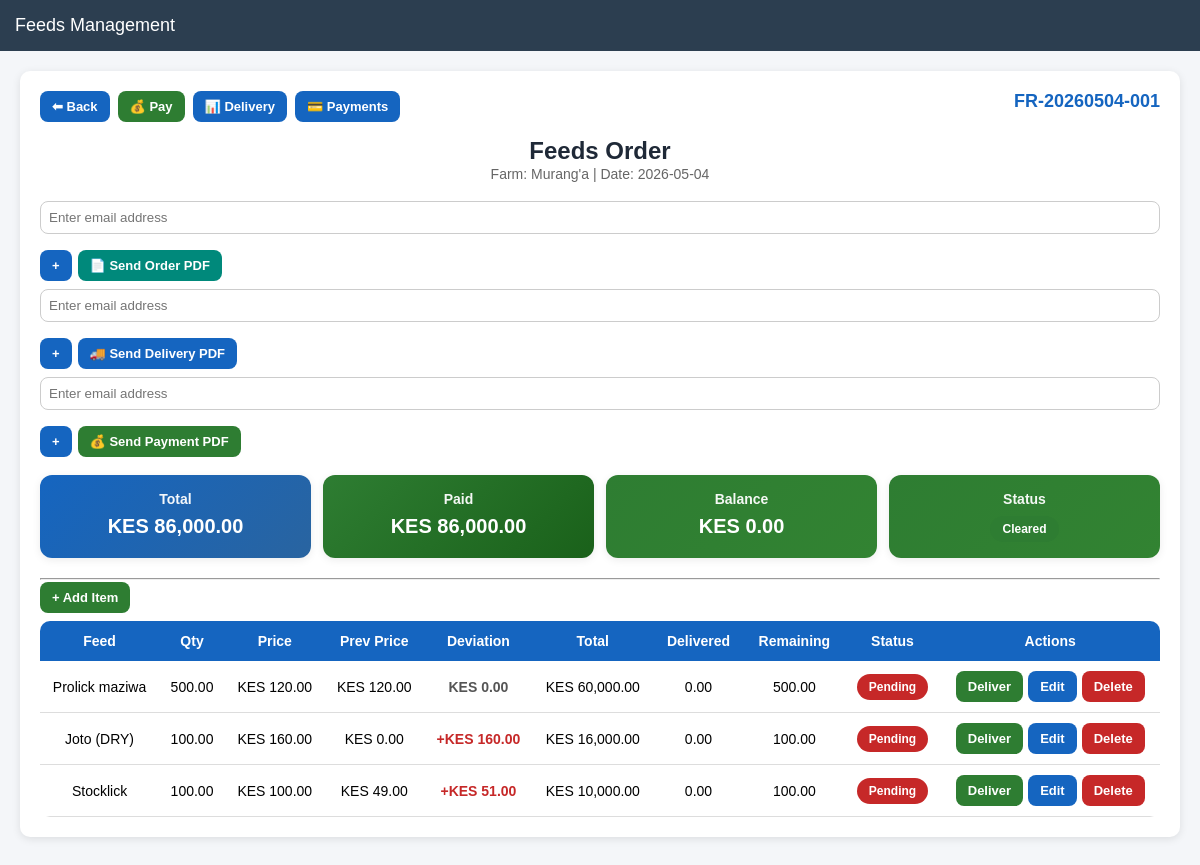
The app's page /feeds_v2/view/8 (signed in) with its own data.
### models.py (models this page shows, shortened)
class FeedsOrderV2(db.Model):
    __tablename__ = "feeds_order_v2"
    id = db.Column(db.Integer, primary_key=True)
    order_ref = db.Column(db.String(50), unique=True, nullable=False)
    date_ordered = db.Column(db.Date, nullable=False)
    farm_id = db.Column(db.Integer, db.ForeignKey('farm.id'), nullable=False)
    farm = db.relationship("Farm", backref="feeds_orders")
    items = db.relationship("FeedsOrderItemV2", backref="order", cascade="all, delete-orphan")
    deliveries = db.relationship("FeedsDeliveryV2", backref="order", cascade="all, delete-orphan")
    payments = db.relationship("PaymentV2", backref="order", cascade="all, delete-orphan")

class Farm(db.Model):
    id = db.Column(db.Integer, primary_key=True)
    name = db.Column(db.String(100), unique=True, nullable=False)
    feeds = db.relationship("FeedsRegistry", backref="farm", lazy=True)

class FeedsOrderItemV2(db.Model):
    __tablename__ = "feeds_order_item_v2"
    id = db.Column(db.Integer, primary_key=True)
    order_id = db.Column(db.Integer, db.ForeignKey('feeds_order_v2.id'))
    feed_name = db.Column(db.String(100), nullable=False)
    quantity = db.Column(db.Numeric(10,2))  # total kg
    price_per_unit = db.Column(db.Numeric(10,2))
    total_cost = db.Column(db.Numeric(10,2))

### app.py (the view)
@app.route("/feeds_v2/view/<int:id>")
@login_required
@role_required("admin", "finance")
def view_order(id):
    order = FeedsOrderV2.query.get_or_404(id)
    summary = build_order_summary(order)
    items = []
    for item in order.items:
        delivered, remaining, status, color = calc_item_delivery(item)
        clean_name = (item.feed_name or "").strip().lower()
        latest_record = FeedsRegistry.query.filter(
            func.lower(func.trim(FeedsRegistry.FeedName)) == clean_name
        ).order_by(FeedsRegistry.id.desc()).first()
        prev_price = float(latest_record.Price) if latest_record and latest_record.Price else 0
        current_price = float(item.price_per_unit or 0)
        items.append({
            "item": item,
            "delivered": delivered,
            "remaining": remaining,
            "status": status,
            "color": color,
            "prev_price": round(prev_price, 2),
            "price_diff": round(current_price - prev_price, 2)
        })
    return render_template(
        "v2/view_order.html",
        items=items,
        **summary
    )

### app.py (called while the page is built)
@app.before_request
def require_login():
    if request.endpoint is None:
        return
    allowed = [
        "login",
        "forgot",
        "verify_otp",
        "reset_password",
        "logout",
        "static"
    ]
    if request.endpoint.startswith("static"):
        return
    if not session.get("logged_in") and request.endpoint not in allowed:
        return redirect(url_for("login"))

def login_required(f):
    @wraps(f)
    def wrapper(*args, **kwargs):
        if not session.get("logged_in"):
            return redirect(url_for("login"))
        return f(*args, **kwargs)
    return wrapper

def role_required(*roles):
    def decorator(f):
        @wraps(f)
        def wrapper(*args, **kwargs):
            if not session.get("logged_in"):
                return redirect(url_for("login"))
            user_role = session.get("role")
            if user_role not in roles:
                flash(
                    "Access denied. You are not authorized.",
                    "error"
                )
                return redirect(url_for("access_denied"))
            return f(*args, **kwargs)
        return wrapper
    return decorator

def calc_item_delivery(item):
    delivered = sum(
        float(d.quantity_delivered or 0)
        for d in item.order.deliveries
        if d.item_id == item.id
    )
    ordered = float(item.quantity or 0)
    remaining = ordered - delivered
    if delivered == 0:
        status = "Pending"
        color = "red"
    elif remaining > 0:
        status = "Partial"
        color = "orange"
    else:
        status = "Full"
        color = "green"
    return delivered, remaining, status, color

### templates/v2/view_order.html (shortened to what this page needs)
{% extends "v2/base.html" %}
{% block content %}
<div class="card">
<div class="top-bar">
    <div class="top-left">
        <a href="/feeds_v2/orders" class="btn btn-blue">
            ⬅ Back
        </a>
        <a href="/feeds_v2/payment/{{ order.id }}"
           class="btn btn-green">
            💰 Pay
        </a>
        <a href="/feeds_v2/delivery_report?order_id={{ order.id }}"
           class="btn btn-blue">
            📊 Delivery
        </a>
        <a href="/feeds_v2/payment_report?order_id={{ order.id }}"
           class="btn btn-blue">
            💳 Payments
        </a>
    </div>
    <div class="order-ref">
        {{ order.order_ref }}
    </div>
</div>
<div class="order-title">
    <h2>Feeds Order</h2>
    <small>
        Farm: {{ order.farm.name }}
        |
        Date: {{ order.date_ordered }}
    </small>
</div>
<form method="get"
      action="/send_report/feeds_order_detail">
    <div class="email-box">
        <input type="email"
               name="emails"
               placeholder="Enter email address">
        <button type="button"
                onclick="addEmailField(this)"
                class="btn btn-blue">
            +
        </button>
        <button class="btn btn-send">
            📄 Send Order PDF
        </button>
    </div>
</form>
<form method="get"
      action="/send_report/feeds_delivery">
    <div class="email-box">
        <input type="email"
               name="emails"
               placeholder="Enter email address">
        <button type="button"
                onclick="addEmailField(this)"
                class="btn btn-blue">
            +
        </button>
        <button class="btn btn-blue">
            🚚 Send Delivery PDF
        </button>
    </div>
</form>
<form method="get"
      action="/send_report/feeds_payments">
    <div class="email-box">
        <input type="email"
               name="emails"
               placeholder="Enter email address">
        <button type="button"
                onclick="addEmailField(this)"
                class="btn btn-blue">
            +
        </button>
        <button class="btn btn-green">
            💰 Send Payment PDF
        </button>
    </div>
</form>
<br>
<div class="summary">
    <div class="summary-box summary-total">
        <b>Total</b>
        <div class="value">
            KES {{ "{:,.2f}".format(total or 0) }}
        </div>
    </div>
    <div class="summary-box summary-paid">
        <b>Paid</b>
        <div class="value">
            KES {{ "{:,.2f}".format(paid or 0) }}
        </div>
    </div>
    <div class="summary-box
        {% if balance > 0 %}
            summary-debt
        {% else %}
            summary-cleared
        {% endif %}
    ">
        <b>Balance</b>
        <div class="value">
            KES {{ "{:,.2f}".format(balance or 0) }}
        </div>
    </div>
<div class="summary-box
    {% if balance > 0 %}
        summary-debt
    {% else %}
        summary-cleared
    {% endif %}
">
    <b>Status</b>
    <div class="value">
        {% if balance > 0 %}
            <span class="badge red">
                Debt
            </span>
        {% else %}
            <span class="badge green">
                Cleared
            </span>
        {% endif %}
    </div>
</div>
</div>
<hr>
<div style="margin-bottom:15px;">
    <a href="/feeds_v2/item/add/{{ order.id }}"
       class="btn btn-green">
        + Add Item
    </a>
</div>
<div class="table-container">
<table>
<tr>
    <th>Feed</th>
    <th>Qty</th>
    <th>Price</th>
    <th>Prev Price</th>
    <th>Deviation</th>
    <th>Total</th>
    <th>Delivered</th>
    <th>Remaining</th>
    <th>Status</th>
    <th>Actions</th>
</tr>
{% for i in items %}
<tr>
<td>{{ i.item.feed_name }}</td>
<td>
    {{ "{:,.2f}".format(i.item.quantity or 0) }}
</td>
<td>
    KES {{ "{:,.2f}".format(i.item.price_per_unit or 0) }}
</td>
<td>
    KES {{ "{:,.2f}".format(i.prev_price or 0) }}
</td>
<td>
{% if i.price_diff > 0 %}
    <span class="price-up">
        +KES {{ "{:,.2f}".format(i.price_diff or 0) }}
    </span>
{% elif i.price_diff < 0 %}
    <span class="price-down">
        -KES {{ "{:,.2f}".format((i.price_diff | abs) or 0) }}
    </span>
{% else %}
    <span class="price-same">
        KES 0.00
    </span>
{% endif %}
</td>
<td>
    KES {{ "{:,.2f}".format(i.item.total_cost or 0) }}
</td>
<td>
    {{ "{:,.2f}".format(i.delivered or 0) }}
</td>
<td>
    {{ "{:,.2f}".format(i.remaining or 0) }}
</td>
<td>
    <span class="badge {{ i.color }}">
        {{ i.status }}
    </span>
</td>
<td>
<div class="actions">
    <a href="/feeds_v2/delivery/{{ order.id }}?item_id={{ i.item.id }}"
       class="btn btn-green">
        Deliver
    </a>
    <a href="/feeds_v2/item/edit/{{ i.item.id }}"
       class="btn btn-blue">
        Edit
    </a>
    <form method="post"
          action="/feeds_v2/item/delete/{{ i.item.id }}"
          onsubmit="return confirm('Delete this item?')">
        <button class="btn btn-red">
            Delete
        </button>
    </form>
</div>
</td>
</tr>
{% endfor %}
</table>
</div>
</div>
{% endblock %}

### templates/v2/base.html (style rules this page uses)
body { font-family: Arial; background: #f4f6f9; margin: 0; }
.card { background: white; padding: 20px; border-radius: 10px; margin-bottom: 20px; box-shadow: 0 2px 8px rgba(0,0,0,0.1); }
table { width: 100%; border-collapse: collapse; }
th { background: #34495e; color: white; padding: 10px; }
td { padding: 10px; border-bottom: 1px solid #ddd; }
.badge { padding: 5px 10px; border-radius: 5px; color: white; }
.green { background: #27ae60; }
.red { background: #e74c3c; }
.btn { padding: 6px 10px; border-radius: 5px; text-decoration: none; color: white; }
.btn-blue { background: #3498db; }
.btn-green { background: #27ae60; }
.btn-red { background: #e74c3c; }
input, select { width: 100%; padding: 8px; margin-bottom: 10px; }

### templates/v2/view_order.html (style rules this page uses)
.top-bar { display:flex; justify-content:space-between; align-items:flex-start; gap:15px; margin-bottom:15px; flex-wrap:wrap; }
.top-left { display:flex; flex-wrap:wrap; gap:8px; align-items:center; }
.order-ref { font-size:18px; font-weight:bold; color:#1565c0; }
.order-title { text-align:center; margin-bottom:18px; }
.order-title h2 { margin:0; font-size:24px; color:#1f2937; }
.order-title small { color:#666; font-size:14px; }
.summary { display:grid; grid-template-columns:repeat(auto-fit,minmax(180px,1fr)); gap:12px; margin-bottom:20px; }
.summary-box { padding:16px; border-radius:12px; text-align:center; color:white; box-shadow:0 2px 8px rgba(0,0,0,0.08); }
.summary-box b { display:block; margin-bottom:8px; font-size:14px; opacity:0.95; }
.summary-box .value { font-size:20px; font-weight:bold; }
.summary-total { background:linear-gradient(135deg,#1565c0,#2964a0); }
.summary-paid { background:linear-gradient(135deg,#2e7d32,#1a611a); }
.summary-cleared { background:linear-gradient(135deg,#2e7d32,#328332); }
.table-container { overflow-x:auto; border-radius:10px; }
table { width:100%; border-collapse:collapse; min-width:950px; }
th { background:#1565c0; color:white; padding:12px; text-align:center; font-size:14px; }
td { padding:10px; border-bottom:1px solid #ddd; text-align:center; font-size:14px; }
.actions { display:flex; gap:5px; justify-content:center; flex-wrap:wrap; }
.btn { border:none; border-radius:8px; padding:8px 12px; text-decoration:none; color:white; font-size:13px; cursor:pointer; font-weight:bold; }
.btn-blue { background:#1565c0; }
.btn-green { background:#2e7d32; }
.btn-red { background:#c62828; }
.btn-send { background:#00897b; }
.email-box { display:flex; flex-wrap:wrap; align-items:center; gap:6px; margin-top:8px; }
.email-box input { padding:8px; border-radius:8px; border:1px solid #ccc; min-width:180px; }
.badge { padding:6px 12px; border-radius:20px; color:white; font-size:12px; font-weight:bold; display:inline-block; }
.badge.red { background:#c62828; }
.badge.green { background:#2e7d32; }
.price-up { color:#c62828; font-weight:bold; }
.price-same { color:#555; font-weight:bold; }

### records on screen
FeedsOrderV2: order_ref "FR-20260504-001", date_ordered "2026-05-04"
Farm: farm.name "Murang'a"
FeedsOrderItemV2: item.feed_name "Prolick maziwa", item "500.00", item "120.00", item "60,000.00"
FeedsOrderItemV2: item.feed_name "Joto (DRY)", item "100.00", item "160.00", item "16,000.00"
FeedsOrderItemV2: item.feed_name "Stocklick", item "100.00", item "100.00", item "10,000.00"

### other values on screen
{{ "{:,.2f}".format(total or 0) }} "86,000.00"
{{ "{:,.2f}".format(paid or 0) }} "86,000.00"
{{ "{:,.2f}".format(balance or 0) }} "0.00"
{{ "{:,.2f}".format(i.prev_price or 0) }} "120.00" "0.00" "49.00"
{{ "{:,.2f}".format(i.delivered or 0) }} "0.00" "0.00" "0.00"
{{ "{:,.2f}".format(i.remaining or 0) }} "500.00" "100.00" "100.00"
{{ i.status }} "Pending" "Pending" "Pending"
{{ "{:,.2f}".format(i.price_diff or 0) }} "160.00" "51.00"
